Frame 1 (no input): blank canvas, image omitted
Frame 60 (no input): blank canvas, image omitted
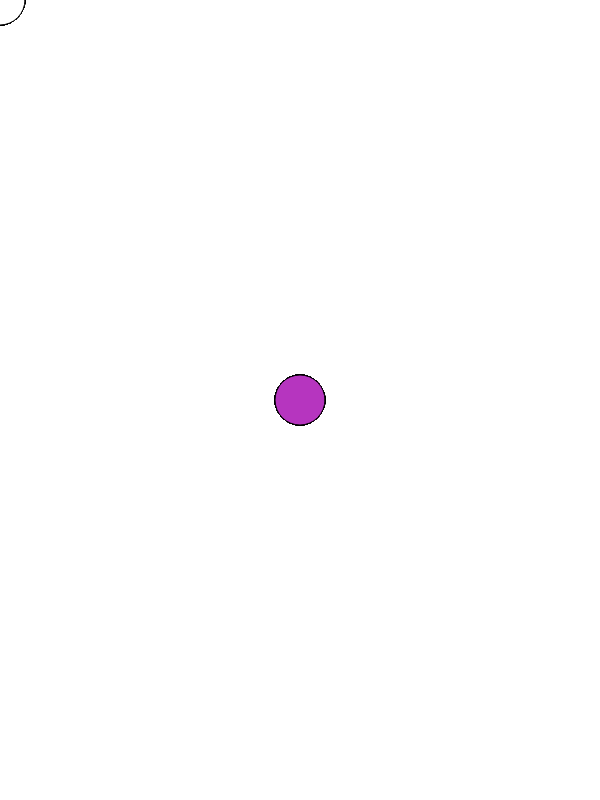
Frame 120 (the mouse pressed at the canvas centre since frame 60)

The p5.js sketch whose frames 1 and 60 were blank and that drew this single picture after the mouse press (run headless with seeded random() and noise() and a simulated clock; from frame 60 on, the mouse is pressed at the canvas centre):

// p5.js sketch
// ── sketch.js
var x = 50;
var y = 50;

var c;

function setup() {
  createCanvas(600,800);
  c = color(255,255,255);
}

function draw() {
  fill(c);
  ellipse(mouseX,mouseY,50,50);

}

function mousePressed(){
		c = color(random(255),random(255),random(255));		
}
